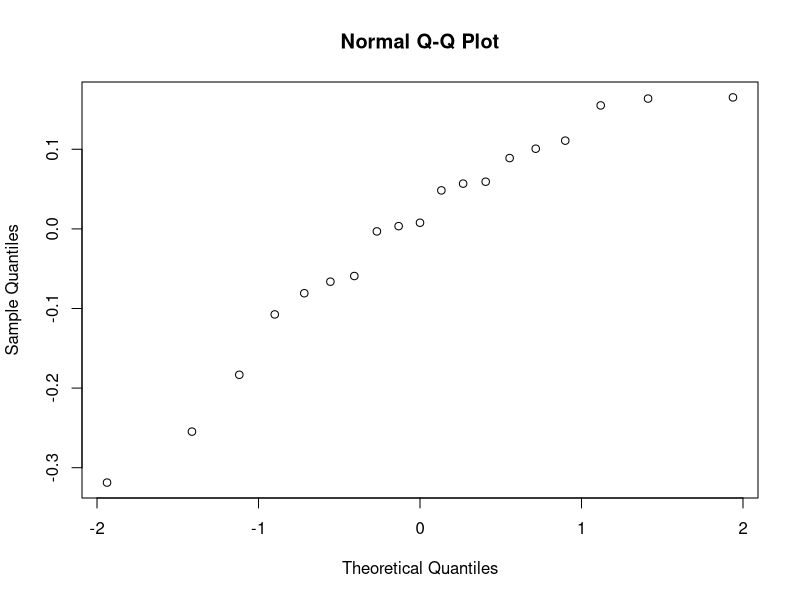
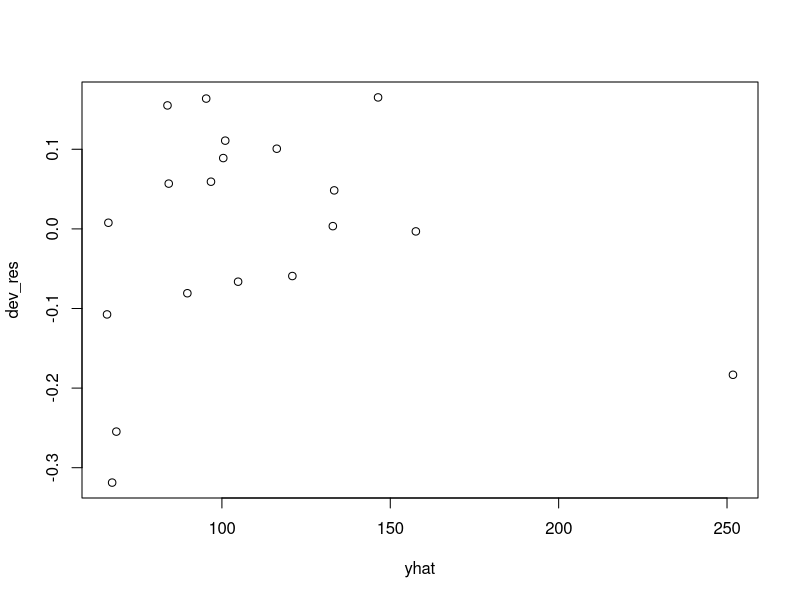
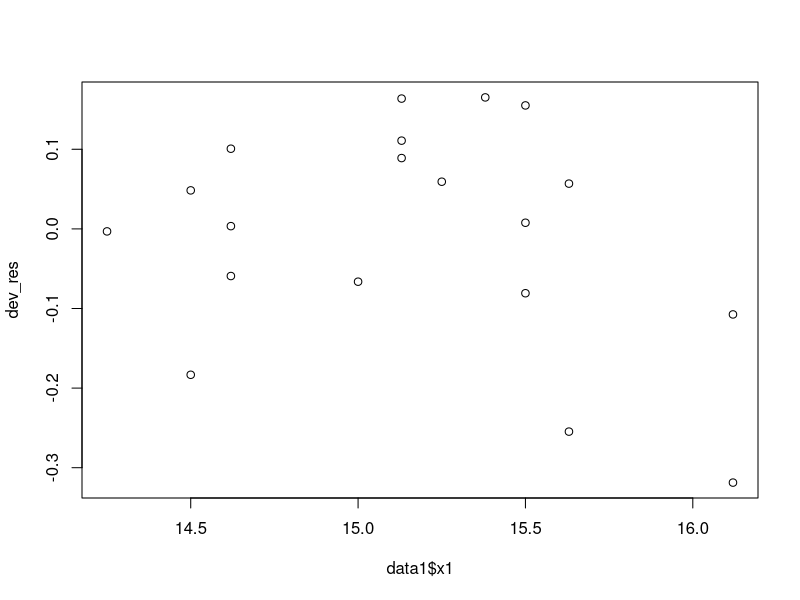
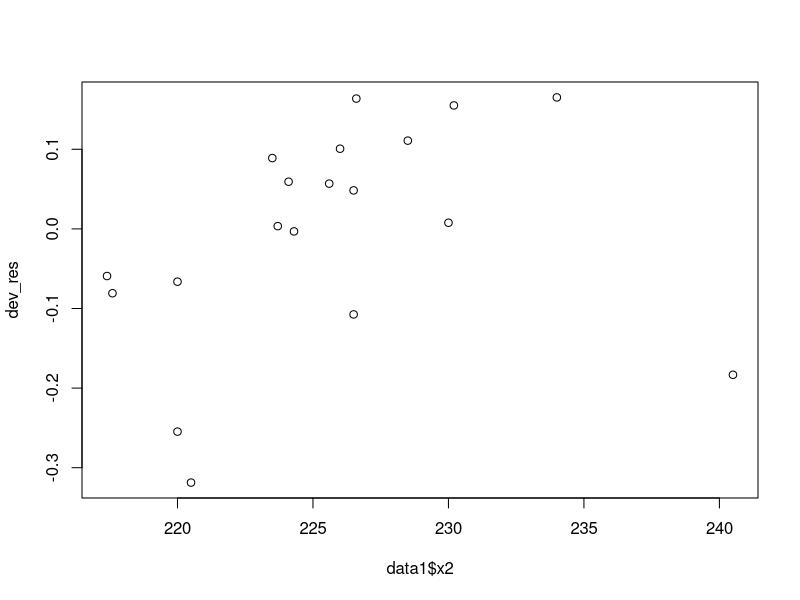
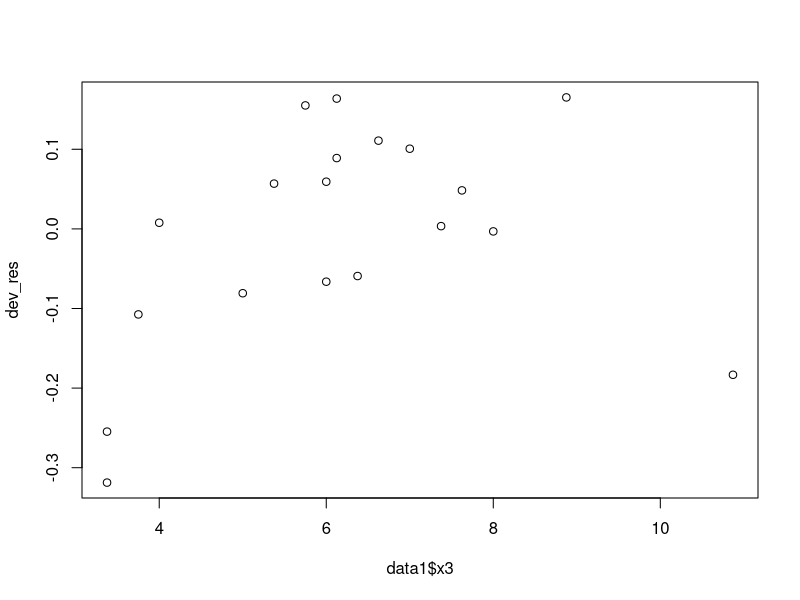
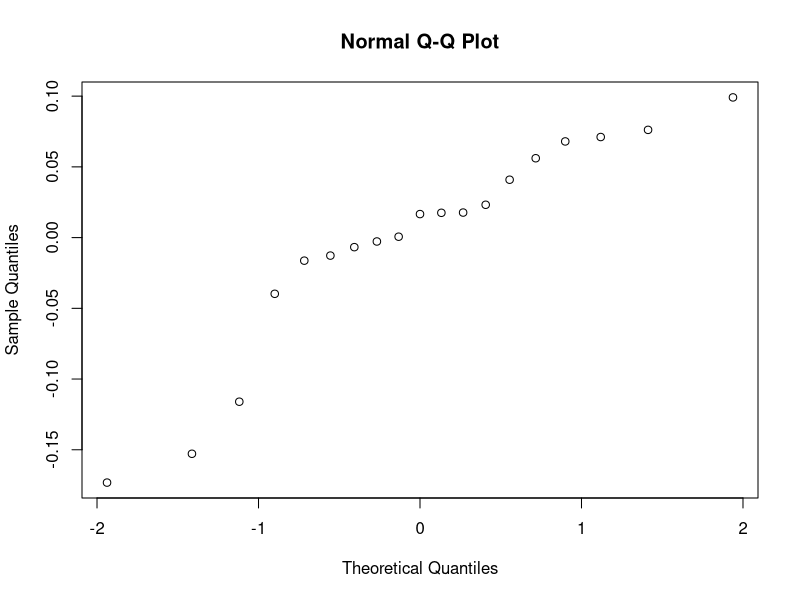
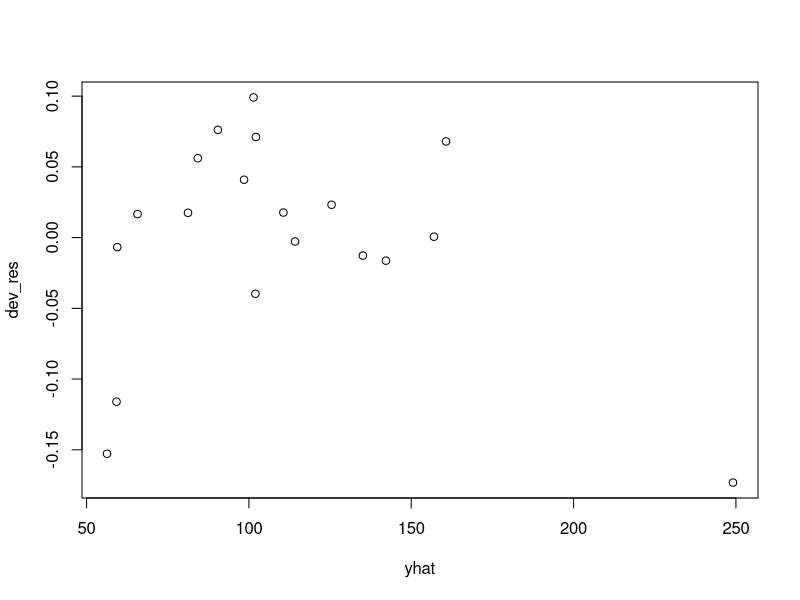
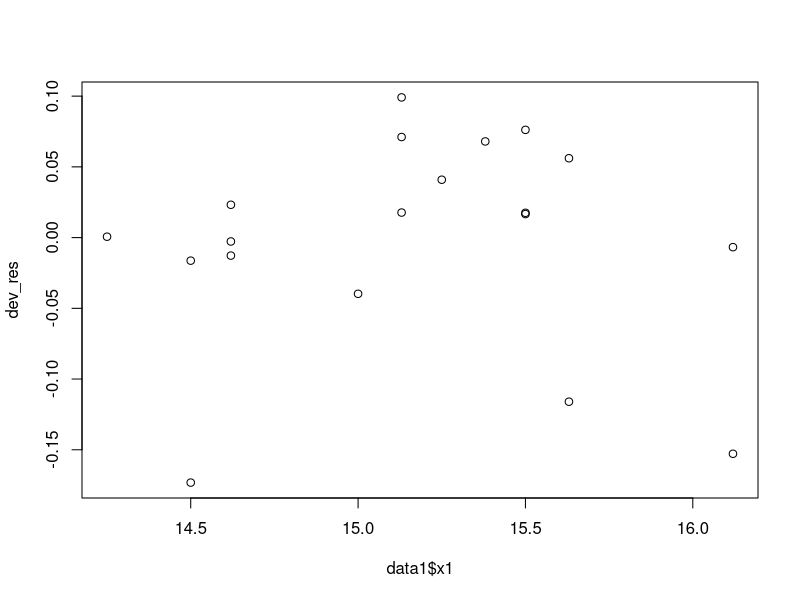

Here is the R script that generated these plots, in order:
## ---- chunk 1
knitr::opts_chunk$set(echo = TRUE)
## ---- chunk 2
library('readxl')
data1<-read_excel("A4-datasets.xlsx")
## ---- chunk 3
data1.model<-glm(y~x1+x2+x3,family=Gamma(),data=data1)
summary(data1.model)
yhat<-data1.model$fit
dev_res<-residuals(data1.model,c="deviance")
qqnorm(dev_res)
plot(yhat,dev_res)
plot(data1$x1,dev_res)
plot(data1$x2,dev_res)
plot(data1$x3,dev_res)

## ---- chunk 4
data1.model<-glm(y~x1+x2+x3,family=Gamma(link=log),data=data1)
summary(data1.model)
yhat<-data1.model$fit
dev_res<-residuals(data1.model,c="deviance")
qqnorm(dev_res)
plot(yhat,dev_res)
plot(data1$x1,dev_res)
plot(data1$x2,dev_res)
plot(data1$x3,dev_res)

## ---- chunk 5
data2<-read_excel("A4-datasets.xlsx",sheet = 2)
## ---- chunk 6
data2.model<-glm(y~x,family = "poisson",data2)
summary(data2.model)
yhat <- data2.model$fit
dev_res <- residuals(data2.model, c="deviance")
qqnorm(dev_res)
plot(yhat,dev_res)
plot(data2$x,dev_res)
## ---- chunk 7
data3<-read_excel("A4-datasets.xlsx",sheet=3)
## ---- chunk 8
data3.model<-glm(y~x1+x2+x3,family=Gamma(link=power(1/2)),data=data3)
summary(data3.model)
yhat<-data3.model$fit
dev_res<-residuals(data3.model,c="deviance")
qqnorm(dev_res)
plot(yhat,dev_res)
plot(data3$x1,dev_res)
plot(data3$x2,dev_res)
plot(data3$x3,dev_res)
## ---- chunk 9
data4<-read_excel("A4-datasets.xlsx",sheet = 4)
## ---- chunk 10
data4.model<-glm(NO~x1+x2+x3,family = poisson,data4)
summary(data4.model)
yhat <- data4.model$fit
dev_res <- residuals(data4.model, c="deviance")
qqnorm(dev_res)
plot(yhat,dev_res)
plot(data4$x1,dev_res)
plot(data4$x2,dev_res)
plot(data4$x3,dev_res)
## ---- chunk 11
data4.model<-glm(NO~x1+x2+x3,family = poisson(link=log),data4)
summary(data4.model)
yhat <- data4.model$fit
dev_res <- residuals(data4.model, c="deviance")
qqnorm(dev_res)
plot(yhat,dev_res)
plot(data4$x1,dev_res)
plot(data4$x2,dev_res)
plot(data4$x3,dev_res)
